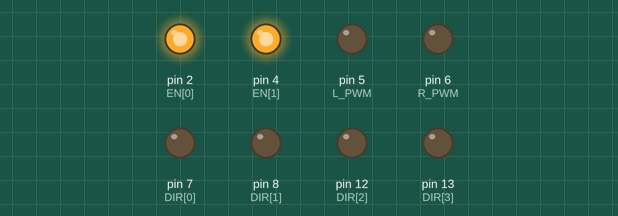
The sketch below on a simulated Arduino Uno, built with avr-gcc and run on an emulated ATmega328P. Parts: output pins drawn as LEDs (lit = HIGH).

Above: at 0.1 s.
Timing chart, 0 to 1.6 s (numbered marks = the images above):
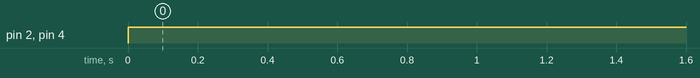

Measured:
- by itself, pin 2 (EN[0]), pin 4 (EN[1]): LOW → HIGH at 0.00 s

The sketch:

blueCar.ino
```cpp
/*************导入库***************/
#include <CtrlApp.h>
CtrlApp obj((HardwareSerial&)Serial, 9600);  //实例化检测对象
/********定义端口（nano）***********
const int L_PWM = 5;               //电机速度端口
const int R_PWM = 6;
const int DIR[] = {8,9,10,11};     //电机方向端口
float Joy_x, Joy_y;                //手机摇杆数据变量
/********定义端口（pro_mini）***********/
const int L_PWM = 5;               //电机速度端口
const int R_PWM = 6;
const int DIR[] = {7,8,12,13};     //电机方向端口
const int EN[] = {2,4};            //驱动模块使能
/********全局变量***********/
float Joy_x, Joy_y;                //手机摇杆数据变量
/************函数声明***********/
void M_setup(void);            //电机引脚初始化
void M_control(int R_speed,int L_speed,bool a,bool b,bool c,bool d);//电机控制函数
void get_data(void);           //遥杆数据获取
int dir_data(void);            //摇杆方向标志
void car_control(void);        //小车控制
/*********程序初始化入口*************/
void setup(){
  obj.begin();
  M_setup();
  }
/************主循环*******************/
void loop() {
  obj.routine();    //运行蓝牙摇杆实例
  car_control();
}
/************************************/
```

CtrlApp.h
```cpp
#ifndef CtrlApp_h
#define CtrlApp_h
#include "Arduino.h"
#include <inttypes.h>
#include <SoftwareSerial.h>

class CtrlApp
{
  public:
    CtrlApp(HardwareSerial &uart, uint32_t baud = 9600);

    float getJoyX(void);
    float getJoyY(void);
    float getGravX(void);
    float getGravY(void);

    void sendWave(float value1,float value2,float value3);

    void begin(void);
    void routine(void);

  private:
  	HardwareSerial *m_puart;
    char comdata[100], data_p;
    float Joy_x,Joy_y,Grav_x,Grav_y;
    float wave_data[3];
    uint32_t _baud;
    bool _valid;
};

#endif
```

M_set.ino
```cpp
/*********电机引脚初始化***********/
void M_setup() {
  pinMode(L_PWM,OUTPUT);
  pinMode(R_PWM,OUTPUT);
  for(int index=0;index<4;index++){
    pinMode(DIR[index],OUTPUT);
  }
/*********pro_mini模块使用使能**********/
  for(int index=0;index<2;index++){
    pinMode(EN[index],OUTPUT);
  }
}
/************电机控制函数***********/
/******<"F":前进；"B":后退；"L":左转；"R":右转；"S":停止>***/
/**********1001*******0110******1010******0101******0000***/
void M_control(int R_speed,int L_speed,bool a,bool b,bool c,bool d){
    analogWrite(R_PWM,R_speed);
    analogWrite(L_PWM,L_speed);
    digitalWrite(DIR[0],a);
    digitalWrite(DIR[1],b);
    digitalWrite(DIR[2],c);
    digitalWrite(DIR[3],d);
/*********pro_mini模块使用使能**********/
    for(int index=0;index<2;index++){
    digitalWrite(EN[index],HIGH);
  }
}
```

X_Y_data.ino
```cpp
/************遥杆数据获取**********/
void get_data(){
  //获取摇杆数据
  Joy_x = 0.000;
  Joy_y = 0.000;
  Joy_x = obj.getJoyX();
  Joy_y = obj.getJoyY();
}
/************摇杆方向标志**********/
int dir_data(){
  get_data();
  if(Joy_x>-0.500&&Joy_y>0.000&&Joy_x<0.500) return 1;    //Y轴正区域 前进
  if(Joy_x>-0.500&&Joy_y<0.000&&Joy_x<0.500) return 2;    //Y轴负区域 后退
  if(Joy_x>0.000&&Joy_y>-0.500&&Joy_y<0.500) return 3;    //X轴正区域 右转
  if(Joy_x<0.000&&Joy_y>-0.500&&Joy_y<0.500) return 4;    //X轴负区域 左转
  if(Joy_x==0.00&&Joy_y==0.00)               return 5;    //坐标原点
  }
```

car_control.ino
```cpp
/************小车控制**********/
void car_control(){
  switch (dir_data()){
    case 1:M_control(255*Joy_y,255*Joy_y,1,0,0,1);break;          //前进
    case 2:M_control(255*(-Joy_y),255*(-Joy_y),0,1,1,0);break;    //后退
    case 3:M_control(255*Joy_x,255*Joy_x,0,1,0,1);break;          //原地右转
    case 4:M_control(255*(-Joy_x),255*(-Joy_x),1,0,1,0);break;    //原地左转
    case 5:M_control(0,0,0,0,0,0);break;                          //停止
    }
  }
```
